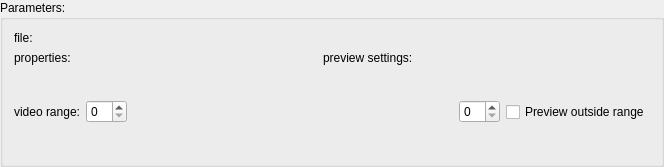
       <widget class="QGroupBox" name="grpParams">
        <property name="title">
         <string>Parameters:</string>
        </property>
        <layout class="QGridLayout" name="gridLayout_4" columnstretch="0,1,0,1">
         <item row="1" column="1">
          <widget class="QLabel" name="labProps">
           <property name="text">
            <string/>
           </property>
          </widget>
         </item>
         <item row="1" column="3">
          <widget class="QLabel" name="labPreviewSettings">
           <property name="text">
            <string/>
           </property>
          </widget>
         </item>
         <item row="1" column="0">
          <widget class="QLabel" name="label_2">
           <property name="text">
            <string>properties:</string>
           </property>
          </widget>
         </item>
         <item row="0" column="0">
          <widget class="QLabel" name="label">
           <property name="text">
            <string>file:</string>
           </property>
          </widget>
         </item>
         <item row="0" column="1" colspan="3">
          <widget class="QLabel" name="labFilename">
           <property name="text">
            <string/>
           </property>
          </widget>
         </item>
         <item row="1" column="2">
          <widget class="QLabel" name="label_3">
           <property name="text">
            <string>preview settings:</string>
           </property>
          </widget>
         </item>
         <item row="2" column="0">
          <widget class="QLabel" name="label_29">
           <property name="text">
            <string>video range:</string>
           </property>
          </widget>
         </item>
         <item row="2" column="1" colspan="3">
          <layout class="QHBoxLayout" name="horizontalLayout_7" stretch="0,1,0,0">
           <item>
            <widget class="QSpinBox" name="spinFirstFrame"/>
           </item>
           <item>
            <widget class="VideoRangeSlider" name="videoRangeSlider" native="true">
             <property name="minimumSize">
              <size>
               <width>320</width>
               <height>82</height>
              </size>
             </property>
            </widget>
           </item>
           <item>
            <widget class="QSpinBox" name="spinLastFrame"/>
           </item>
           <item>
            <widget class="QCheckBox" name="chkPreviewOutsideRange">
             <property name="text">
              <string>Preview outside range</string>
             </property>
            </widget>
           </item>
          </layout>
         </item>
        </layout>
       </widget>
